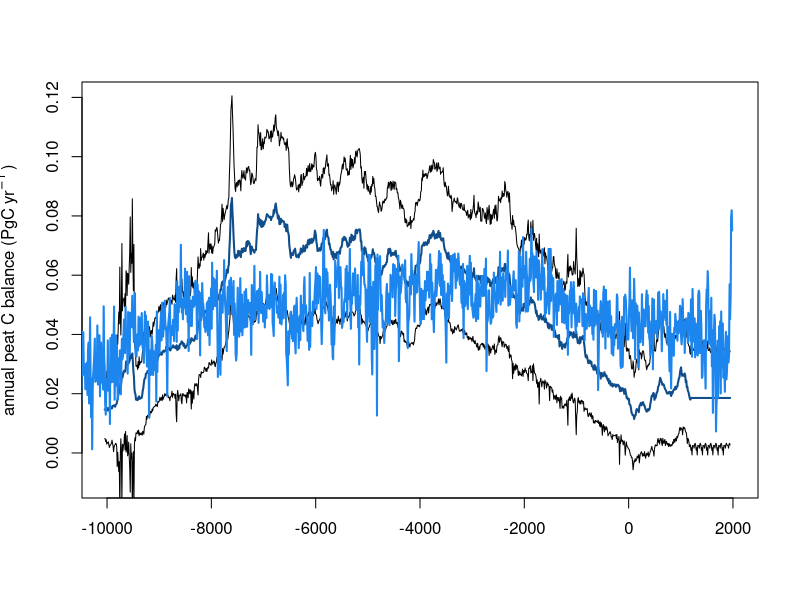
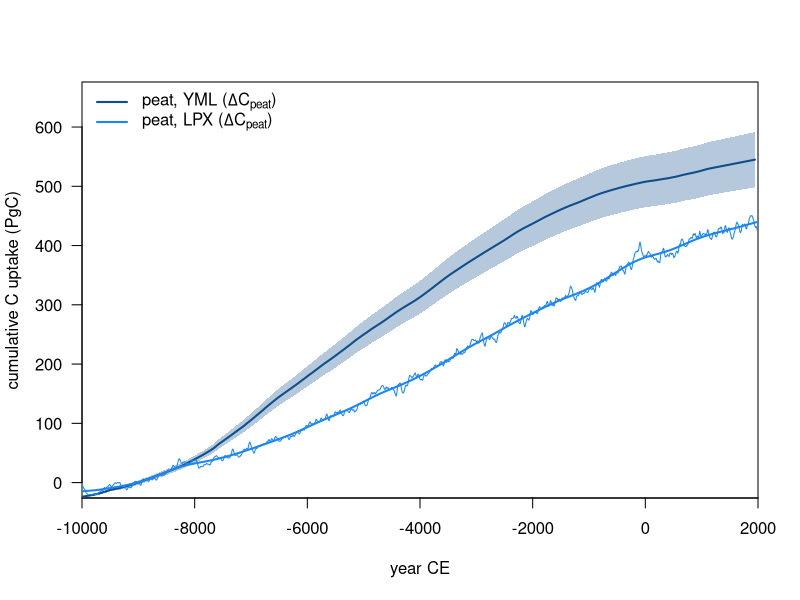
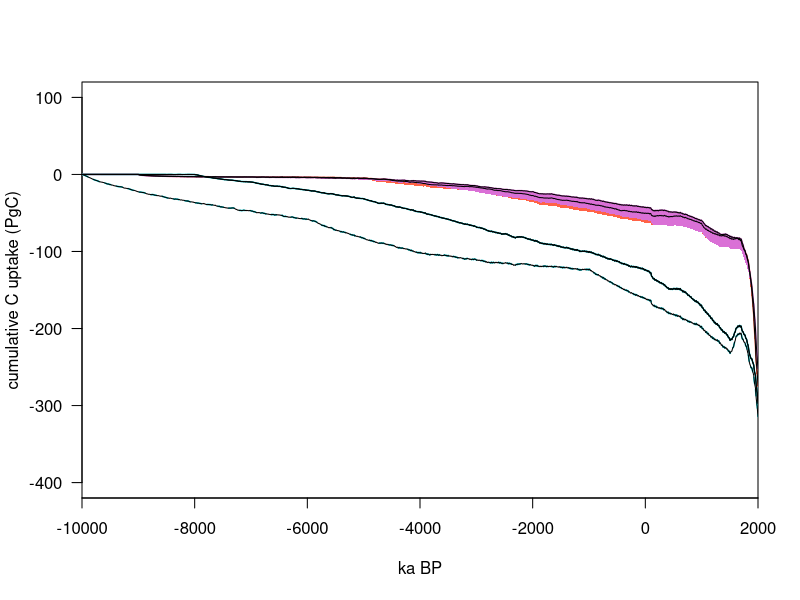

Reproduce these figures in R, in order.
##--------------------------------------------------------------------------
## example plot producing figure like Fig. 1 and S1 in Stocker et al., 2017
##--------------------------------------------------------------------------
rm( list=ls() )

peat_yml_lhnfix     <- read.csv( file="data/dcpeat_yml_stocker17pnas.csv", skip=30 )
peat_yml_lhnfix_cum <- read.csv( file="data/dcpeat_cum_yml_stocker17pnas.csv", skip=33 )
peat_lpx            <- read.csv( file="data/dcpeat_lpx_stocker17pnas.csv", skip=26 )
fluc                <- read.csv( file="data/luc_co2_emissions_stocker17pnas.csv", skip=31 )

add_alpha <- function( col, alpha ){
  ## add alpha to color given as a name
  col    <- col2rgb( col, alpha=TRUE )/255
  col[4] <- alpha
  col    <- rgb(col[1,],col[2,],col[3,],col[4,])
  return( col )
}

## vertical offsets correspond to total peat C storage at 11 ka BP in original data (showing only difference rel. to 11 ka BP in Fig. 1)
off            <- 24.654
off_lpx        <- 285.1803

print("plotting ... ")
##--------------------------------
## Annual eat C balance
##--------------------------------
xlim <- c(-10000,2000)
plot( range(peat_yml_lhnfix$year), range(peat_yml_lhnfix$mean), type="n", ylab=expression( "annual peat C balance (PgC" ~ yr^{-1} ~ ")" ), xlab="", xlim=xlim, ylim=c(-0.01,0.12) )

## add +/- 1-sigma range to plot
lines( peat_yml_lhnfix$year, (peat_yml_lhnfix$mean - peat_yml_lhnfix$sd) )
lines( peat_yml_lhnfix$year, (peat_yml_lhnfix$mean + peat_yml_lhnfix$sd) )

## PEAT Add mean to plot
lines( peat_yml_lhnfix$year, peat_yml_lhnfix$mean, col="dodgerblue4", lwd=2, lty=1 )

## Add model NEP to plot
boxl <- 1
lines( peat_lpx$year, peat_lpx$nep, lwd=1, col="dodgerblue2" )
boxl <- 30
lines( peat_lpx$year, peat_lpx$nep, lwd=2, col="dodgerblue2" )

##--------------------------------
## Cumulative eat C balance
##--------------------------------
  par(las=1, xaxs="i")
  ylim <- c(0,650)
  plot( range(peat_yml_lhnfix$year), ylim, type="n", ylab="cumulative C uptake (PgC)", xlab="year CE", xlim=xlim, ylim=ylim )

  ## add +/- 1-sigma range to plot
  par( new=TRUE )
  plot( range(peat_yml_lhnfix$year), ylim, type="n", ylab="", xlab="", xlim=xlim, ylim=ylim, axes=FALSE )
  polygon( 
    c( peat_yml_lhnfix$year, rev(peat_yml_lhnfix$year) ), 
    c( (peat_yml_lhnfix_cum$mean - peat_yml_lhnfix_cum$sd) - off, rev((peat_yml_lhnfix_cum$mean + peat_yml_lhnfix_cum$sd) - off) ),
    col=add_alpha( "dodgerblue4", 0.3 ), border=NA 
  )

  # ## Add mean to plot
  lines( peat_yml_lhnfix_cum$year, peat_yml_lhnfix_cum$mean - off, col="dodgerblue4", lwd=2, lty=1 )

  # ## Add model total peat C
  lines( peat_lpx$year, peat_lpx$totc - off_lpx, lwd=1, col="dodgerblue2" )
  lines( smooth.spline( peat_lpx$year, peat_lpx$totc - off_lpx, spar=0.7 ), lwd=2, col="dodgerblue2")

  legend( "topleft", c( 
    expression(paste("peat, YML (",Delta ,"C"[peat],")")), 
    expression(paste("peat, LPX (",Delta ,"C"[peat],")"))
    ), lty=1, lwd=2, col=c("dodgerblue4","dodgerblue2"), bty="n" )

##--------------------------------
## HOLOCENE
##--------------------------------
  ylim <- c(-400,100)
  plot( range(fluc$year), ylim, type="n", ylab="cumulative C uptake (PgC)", xlab="ka BP", xlim=xlim, ylim=ylim )

  lines( fluc$year, -fluc$hyde31_cum, col="tomato", lwd=1.5  )
  polygon( c(fluc$year, rev(fluc$year)), c(-fluc$hyde31_cum, rev(-fluc$hyde31u_cum)), col="tomato", border=NA )

  lines( fluc$year, -fluc$hyde32_cum, col="orchid", lwd=1.5  )
  polygon( c(fluc$year, rev(fluc$year)), c(-fluc$hyde32_cum, rev(-fluc$hyde32u_cum)), col="orchid", border=NA )

  lines( fluc$year, -fluc$kk10_cum, col="turquoise3", lwd=1.5, lty=2 )
  lines( fluc$year, -fluc$kk10d_cum, col="turquoise3", lwd=1.5 )

  lines( fluc$year, -fluc$hyde31_cum )
  lines( fluc$year, -fluc$hyde32_cum )
  lines( fluc$year, -fluc$kk10_cum)
  lines( fluc$year, -fluc$kk10d_cum )

  lines( fluc$year, -cumsum(fluc$kk10d) )